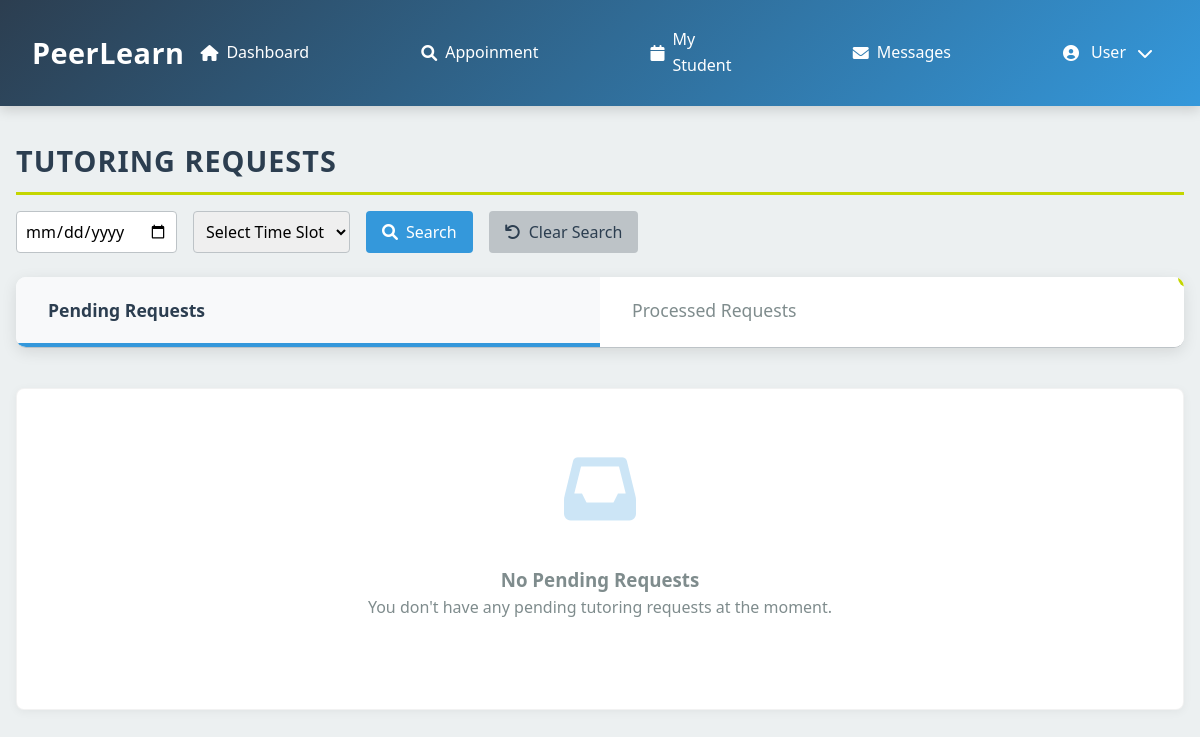
Page /tutor_requests.php (signed in) on the earlier database version.
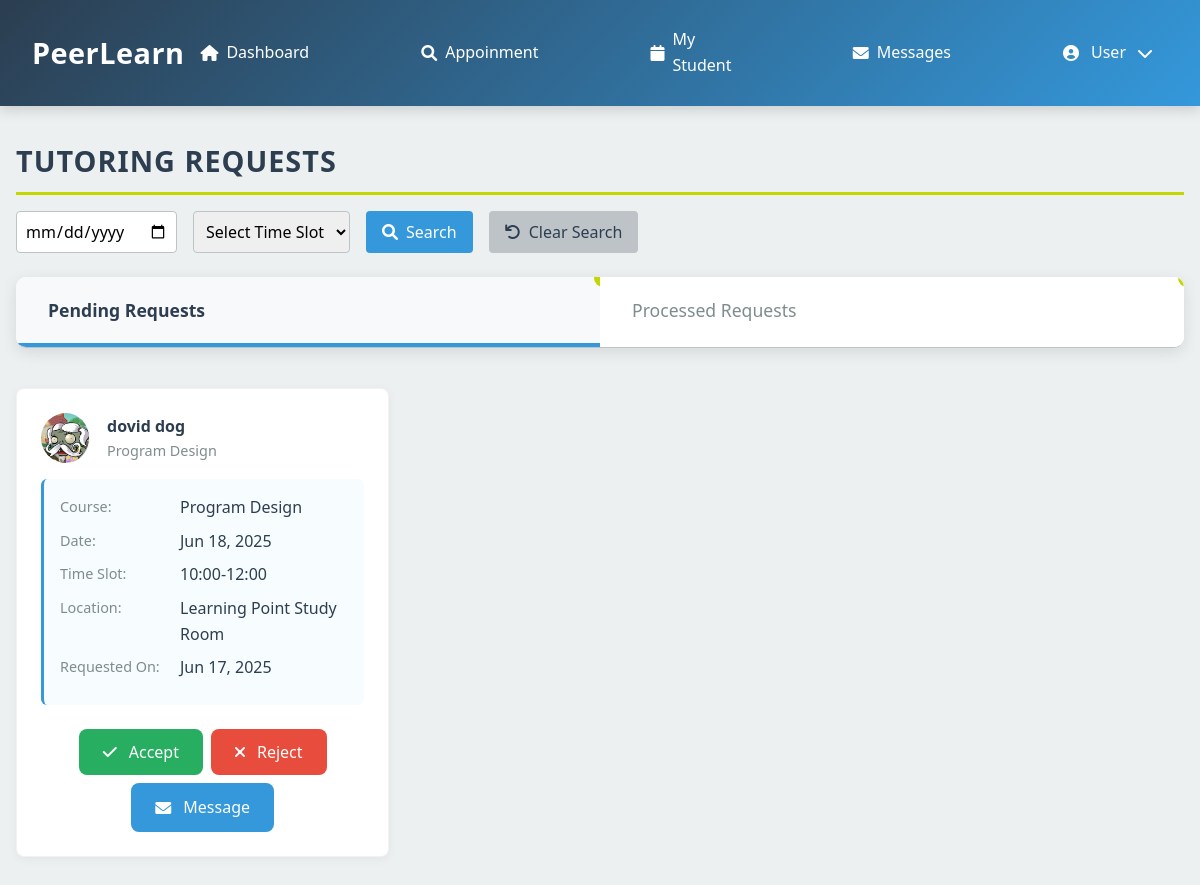
Same page on the later database version.
### tables this page shows
CREATE TABLE `session_requests` (
  `request_id` int(11) NOT NULL,
  `tutor_id` int(11) NOT NULL,
  `student_id` int(11) NOT NULL,
  `course_id` int(11) NOT NULL,
  `location_id` int(11) NOT NULL,
  `time_slot` varchar(20) NOT NULL,
  `selected_date` date NOT NULL,
  `notes` text DEFAULT NULL,
  `status` enum('pending','confirmed','rejected','completed','cancelled') NOT NULL DEFAULT 'pending',
  `created_at` datetime NOT NULL
);

CREATE TABLE `user` (
  `user_id` int(11) NOT NULL,
  `username` varchar(50) NOT NULL,
  `password` varchar(255) DEFAULT NULL,
  `email` varchar(100) NOT NULL,
  `role` enum('student','tutor','admin') NOT NULL,
  `first_name` varchar(50) NOT NULL,
  `last_name` varchar(50) NOT NULL,
  `phone` varchar(20) DEFAULT NULL,
  `profile_image` varchar(255) DEFAULT NULL,
  `is_active` tinyint(1) DEFAULT 1,
  `created_at` timestamp NOT NULL DEFAULT current_timestamp(),
  `last_login` datetime DEFAULT NULL,
  `reset_token_hash` varchar(64) DEFAULT NULL,
  `reset_token_expires_at` datetime DEFAULT NULL
);

CREATE TABLE `course` (
  `id` int(11) NOT NULL,
  `course_name` varchar(100) NOT NULL,
  `details` text DEFAULT NULL,
  `status` enum('active','inactive') DEFAULT 'active',
  `created_at` timestamp NOT NULL DEFAULT current_timestamp(),
  `updated_at` timestamp NOT NULL DEFAULT current_timestamp() ON UPDATE current_timestamp()
);

CREATE TABLE `location` (
  `location_id` int(11) NOT NULL,
  `location_name` varchar(100) NOT NULL
);

### tutor_requests.php (the view, shortened to what the changed rows need)
<?php
require_once 'db_connection.php';
$user_id = $_SESSION['user_id'];
$active_tab = isset($_POST['active_tab']) ? $_POST['active_tab'] : (isset($_SESSION['active_tab']) ? $_SESSION['active_tab'] : 'pending');
$search_results = [];
$search_date = isset($_POST['search_date']) ? trim($_POST['search_date']) : '';
$search_time_slot = isset($_POST['search_time_slot']) ? trim($_POST['search_time_slot']) : '';
if ($_SERVER['REQUEST_METHOD'] === 'POST' && isset($_POST['search'])) {
    $stmt_search = $conn->prepare("
        SELECT sr.request_id, sr.tutor_id, sr.student_id, sr.course_id, sr.status, sr.created_at,
               sr.time_slot, sr.selected_date, c.course_name, u.first_name, u.last_name, u.profile_image, l.location_name
        FROM session_requests sr
        JOIN course c ON sr.course_id = c.id
        JOIN user u ON sr.student_id = u.user_id
        JOIN location l ON sr.location_id = l.location_id
        WHERE sr.tutor_id = ?
        AND (? = '' OR sr.selected_date = ?)
        AND (? = '' OR sr.time_slot = ?)
    ");
    if (!$stmt_search) {
        $_SESSION['error'] = "Error preparing search query: " . $conn->error;
        error_log("Error preparing search query: " . $conn->error);
    } else {
        $stmt_search->bind_param("isssi", $user_id, $search_date, $search_date, $search_time_slot, $search_time_slot);
        $stmt_search->execute();
        $result = $stmt_search->get_result();
        while ($row = $result->fetch_assoc()) {
            $search_results[] = $row;
        }
        $stmt_search->close();
    }
} else {
    $stmt = $conn->prepare("
        SELECT sr.request_id, sr.tutor_id, sr.student_id, sr.course_id, sr.status, sr.created_at,
               sr.time_slot, sr.selected_date, c.course_name, u.first_name, u.last_name, u.profile_image, l.location_name
        FROM session_requests sr
        JOIN course c ON sr.course_id = c.id
        JOIN user u ON sr.student_id = u.user_id
        JOIN location l ON sr.location_id = l.location_id
        WHERE sr.tutor_id = ? AND sr.status = 'pending'
    ");
    if (!$stmt) {
        $_SESSION['error'] = "Error preparing pending requests: " . $conn->error;
        error_log("Error preparing pending requests: " . $conn->error);
    } else {
        $stmt->bind_param("i", $user_id);
        $stmt->execute();
        $result = $stmt->get_result();
        while ($row = $result->fetch_assoc()) {
            $search_results[] = $row;
        }
    }
}
?>
<!DOCTYPE html>
<html lang="en">
<head>
    <link rel="stylesheet" href="https://cdnjs.cloudflare.com/ajax/libs/font-awesome/6.0.0-beta3/css/all.min.css">
</head>
<body>
    <?php include 'header/tut_head.php'; ?>
    <main>
        <h1 class="section-title">Tutoring Requests</h1>
        <div id="pending-tab" class="tab-content <?php echo $active_tab === 'pending' ? 'active' : ''; ?>">
            <?php $pending_requests = array_filter($search_results, fn($r) => $r['status'] === 'pending'); ?>
            <?php if ($pending_requests): ?>
                <div class="request-list">
                    <?php foreach ($pending_requests as $request): ?>
                        <div class="request-card">
                            <div class="request-header">
                                <div class="student-avatar">
                                    <?php if ($request['profile_image']): ?>
                                        <img src="<?php echo htmlspecialchars($request['profile_image']); ?>" alt="Student" class="profile-image">
                                    <?php else: ?>
                                        <?php echo htmlspecialchars(substr($request['first_name'] ?? '', 0, 1) . substr($request['last_name'] ?? '', 0, 1)); ?>
                                    <?php endif; ?>
                                </div>
                                <div class="request-info">
                                    <div class="student-name"><?php echo htmlspecialchars(($request['first_name'] ?? '') . ' ' . ($request['last_name'] ?? '')); ?></div>
                                    <div class="request-subject"><?php echo htmlspecialchars($request['course_name'] ?? 'Unknown Course'); ?></div>
                                </div>
                            </div>
                            <div class="request-details">
                                <div class="detail-item">
                                    <div class="detail-label">Course:</div>
                                    <div class="detail-value"><?php echo htmlspecialchars($request['course_name'] ?? 'Unknown Course'); ?></div>
                                </div>
                                <div class="detail-item">
                                    <div class="detail-label">Date:</div>
                                    <div class="detail-value">
                                        <?php echo !empty($request['selected_date'])
                                            ? date('M d, Y', strtotime($request['selected_date']))
                                            : 'Not specified'; ?>
                                    </div>
                                </div>
                                <div class="detail-item">
                                    <div class="detail-label">Time Slot:</div>
                                    <div class="detail-value">
                                        <?php echo htmlspecialchars($request['time_slot'] ?? 'Not specified'); ?>
                                    </div>
                                </div>
                                <div class="detail-item">
                                    <div class="detail-label">Location:</div>
                                    <div class="detail-value">
                                        <?php echo htmlspecialchars($request['location_name'] ?? 'Not specified'); ?>
                                    </div>
                                </div>
                                <div class="detail-item">
                                    <div class="detail-label">Requested On:</div>
                                    <div class="detail-value">
                                        <?php echo !empty($request['created_at'])
                                            ? date('M d, Y', strtotime($request['created_at']))
                                            : 'Not specified'; ?>
                                    </div>
                                </div>
                            </div>
                            <div class="request-actions">
                                <form method="post" action="tutor_requests.php">
                                    <button type="submit" class="btn btn-success"><i class="fas fa-check"></i> Accept</button>
                                </form>
                                <form method="post" action="tutor_requests.php">
                                    <button type="submit" class="btn btn-danger"><i class="fas fa-times"></i> Reject</button>
                                </form>
                                <a href="messages.php?student_id=<?php echo htmlspecialchars($request['student_id'] ?? ''); ?>" class="btn btn-message"><i class="fas fa-envelope"></i> Message</a>
                            </div>
                        </div>
                    <?php endforeach; ?>
                </div>
            <?php else: ?>
                <div class="empty-state">
                    <div class="empty-icon"><i class="fas fa-inbox"></i></div>
                    <h3>No Pending Requests</h3>
                    <p class="empty-text">You don't have any pending tutoring requests at the moment.</p>
                </div>
            <?php endif; ?>
        </div>
    </main>
</body>
</html>

Differences in the rows shown:
added session_requests: student.profile_image (picture), student.last_name "dovid dog", course.course_name "Program Design", selected_date "Jun 18, 2025", time_slot "10:00-12:00", location.location_name "Learning Point Study Room", created_at "Jun 17, 2025"
Other differences:
text no longer shown: "No Pending Requests You don't have any pending tutoring requests at the moment."
